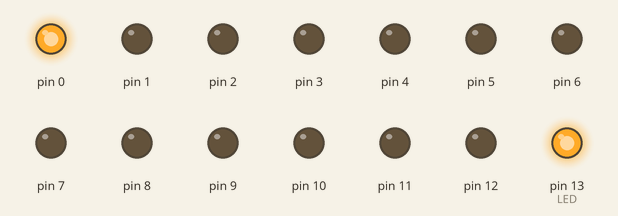
Simulated run of this sketch. Board: Arduino Uno, built with avr-gcc and run on an emulated ATmega328P. Parts: output pins drawn as LEDs (lit = HIGH).

Above: at 0.02 s.
At 1.87 s:
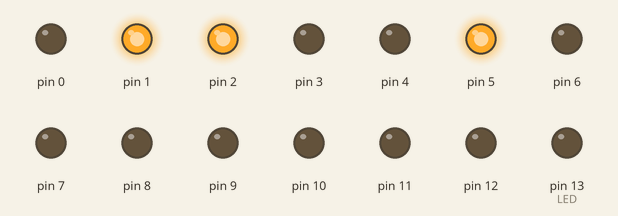
At 3.72 s:
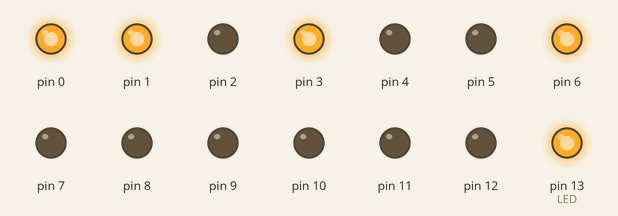
At 7.47 s:
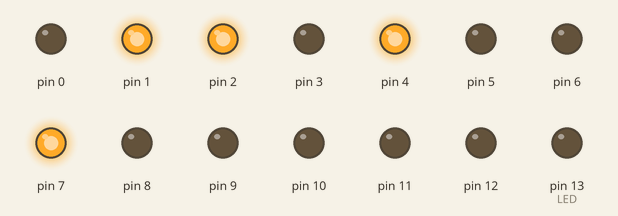
At 11.22 s:
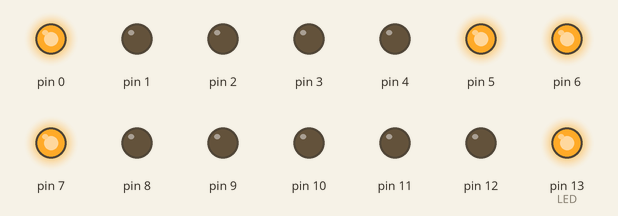
At 14.97 s:
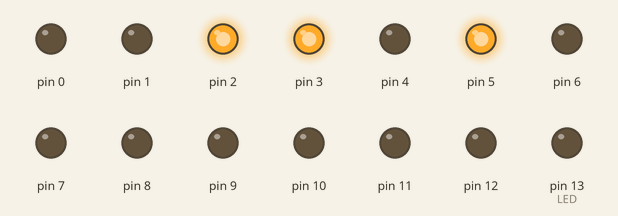
Timing chart, 0 to 16.6 s (numbered marks = the images above):
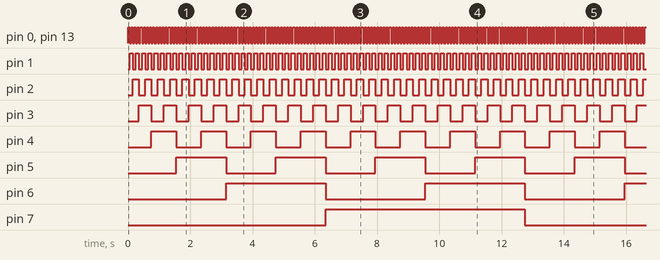

Measured:
- by itself, pin 0, pin 13 (LED): alternates HIGH for 0.05 s and LOW for 0.05 s
- by itself, pin 1: alternates HIGH for 0.10 s and LOW for 0.10 s
- by itself, pin 2: alternates HIGH for 0.20 s and LOW for 0.20 s
- by itself, pin 3: alternates HIGH for 0.40 s and LOW for 0.40 s
- by itself, pin 4: alternates HIGH for 0.80 s and LOW for 0.80 s
- by itself, pin 5: alternates HIGH for 1.6 s and LOW for 1.6 s
- by itself, pin 6: alternates HIGH for 3.2 s and LOW for 3.2 s
- by itself, pin 7: alternates HIGH for 6.4 s and LOW for 6.4 s

The sketch:

sketch_mar06a.ino
```cpp
char counter = 0;

void setup(){

  DDRB = 0xFF;
  DDRD = 0xFF;


}


void loop(){

  counter++;

   PORTD = counter;


   PORTB ^= 1 << 5;    /* toggle the LED */

  delay(50);


}
```
